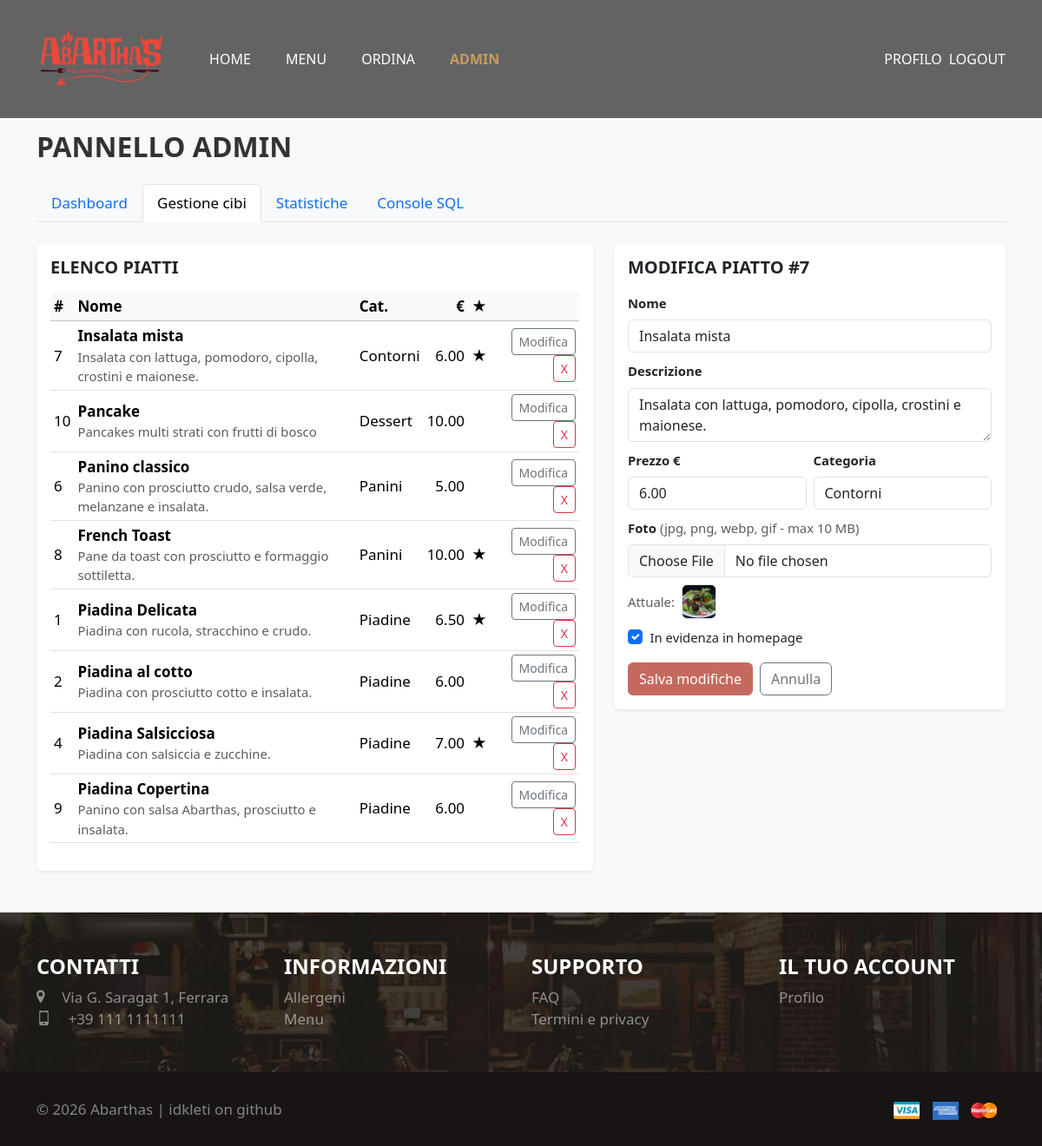
The app's page /admin.php?edit=7 (signed in) with its own data.
### tables this page shows
CREATE TABLE `cibo` (
  `codice` int(11) NOT NULL AUTO_INCREMENT,
  `nome` varchar(60) NOT NULL,
  `descr` varchar(255) NOT NULL,
  `prezzo` decimal(6,2) NOT NULL,
  `categoria` varchar(40) NOT NULL DEFAULT 'Vari',
  `in_evidenza` tinyint(1) NOT NULL DEFAULT 0,
  `immagine` varchar(255) DEFAULT NULL,
  PRIMARY KEY (`codice`)
);

### admin.php (the view, shortened to what this page needs)
<?php
require 'php/dbConnect.php';
$cibi = [];
if ($res = $database->query('SELECT codice, nome, descr, prezzo, categoria, in_evidenza, immagine FROM cibo ORDER BY categoria, codice')) {
    while ($r = $res->fetch_assoc()) $cibi[(int)$r['codice']] = $r;
}
$edit_id   = isset($_GET['edit'])   ? (int) $_GET['edit']   : 0;
$edit_cibo = $edit_id > 0 ? ($cibi[$edit_id] ?? null) : null;
$active_tab = $_GET['tab'] ?? 'dashboard';
if ($edit_cibo) $active_tab = 'cibi';
?>
<!DOCTYPE html>
<html lang="it">
<head>
    <link href="https://cdn.jsdelivr.net/npm/bootstrap@5.3.2/dist/css/bootstrap.min.css" rel="stylesheet">
    <link rel="stylesheet" href="mycss/style-clean.css">
    <link rel="stylesheet" href="fonts/icomoon/icomoon.css">
</head>
<body class="bg-light">
    <?php include 'php/header.php'; ?>
    <main class="container py-5">
        <h1 class="h2 fw-bold mb-4">Pannello admin</h1>
        <ul class="nav nav-tabs mb-4" id="adminTabs" role="tablist">
            <li class="nav-item" role="presentation">
                <button class="nav-link <?= $active_tab === 'dashboard' ? 'active' : '' ?>" data-bs-toggle="tab" data-bs-target="#dashboard" type="button">Dashboard</button>
            </li>
            <li class="nav-item" role="presentation">
                <button class="nav-link <?= $active_tab === 'cibi' ? 'active' : '' ?>" data-bs-toggle="tab" data-bs-target="#cibi" type="button">Gestione cibi</button>
            </li>
            <li class="nav-item" role="presentation">
                <button class="nav-link <?= $active_tab === 'stats' ? 'active' : '' ?>" data-bs-toggle="tab" data-bs-target="#stats" type="button">Statistiche</button>
            </li>
            <li class="nav-item" role="presentation">
                <button class="nav-link <?= $active_tab === 'console' ? 'active' : '' ?>" data-bs-toggle="tab" data-bs-target="#console" type="button">Console SQL</button>
            </li>
        </ul>
        <div class="tab-content">
            <div class="tab-pane fade <?= $active_tab === 'cibi' ? 'show active' : '' ?>" id="cibi">
                <div class="row g-4">
                    <div class="col-lg-7">
                        <div class="card shadow-sm border-0">
                            <div class="card-body">
                                <h2 class="h5 fw-bold mb-3">Elenco piatti</h2>
                                <div class="table-responsive">
                                    <table class="table table-sm align-middle">
                                        <thead class="table-light">
                                            <tr>
                                                <th>#</th><th>Nome</th><th>Cat.</th>
                                                <th class="text-end">€</th><th>★</th><th></th>
                                            </tr>
                                        </thead>
                                        <tbody>
                                            <?php foreach ($cibi as $c): ?>
                                                <tr>
                                                    <td><?= (int)$c['codice'] ?></td>
                                                    <td>
                                                        <strong><?= htmlspecialchars($c['nome']) ?></strong>
                                                        <div class="small text-muted">
                                                            <?= htmlspecialchars($c['descr']) ?>
                                                        </div>
                                                    </td>
                                                    <td><?= htmlspecialchars($c['categoria']) ?></td>
                                                    <td class="text-end"><?= number_format((float)$c['prezzo'], 2) ?></td>
                                                    <td><?= $c['in_evidenza'] ? '★' : '' ?></td>
                                                    <td class="text-end">
                                                        <a href="?edit=<?= (int)$c['codice'] ?>"
                                                        class="btn btn-sm btn-outline-secondary">Modifica</a>
                                                        <form method="post" class="d-inline"
                                                            onsubmit="return confirm('Eliminare il piatto?');">
                                                            <button type="submit" class="btn btn-sm btn-outline-danger">X</button>
                                                        </form>
                                                    </td>
                                                </tr>
                                            <?php endforeach; ?>
                                        </tbody>
                                    </table>
                                </div>
                            </div>
                        </div>
                    </div>
                    <div class="col-lg-5">
                        <div class="card shadow-sm border-0">
                            <div class="card-body">
                                <h2 class="h5 fw-bold mb-3">
                                    <?= $edit_cibo ? 'Modifica piatto #' . (int)$edit_cibo['codice'] : 'Nuovo piatto' ?>
                                </h2>
                                <form method="post" enctype="multipart/form-data">
                                    <div class="mb-2">
                                        <label class="form-label small fw-semibold">Nome</label>
                                        <input type="text" name="nome" class="form-control" maxlength="60" required
                                            value="<?= $edit_cibo ? htmlspecialchars($edit_cibo['nome']) : '' ?>">
                                    </div>
                                    <div class="mb-2">
                                        <label class="form-label small fw-semibold">Descrizione</label>
                                        <textarea name="descr" class="form-control" rows="2" maxlength="255" required><?php
                                            echo $edit_cibo ? htmlspecialchars($edit_cibo['descr']) : ''; ?></textarea>
                                    </div>
                                    <div class="row g-2">
                                        <div class="col-6 mb-2">
                                            <label class="form-label small fw-semibold">Prezzo &euro;</label>
                                            <input type="number" step="0.01" min="0.01" name="prezzo"
                                                class="form-control" required
                                                value="<?= $edit_cibo ? number_format((float)$edit_cibo['prezzo'], 2, '.', '') : '' ?>">
                                        </div>
                                        <div class="col-6 mb-2">
                                            <label class="form-label small fw-semibold">Categoria</label>
                                            <input type="text" name="categoria" class="form-control" maxlength="40"
                                                value="<?= $edit_cibo ? htmlspecialchars($edit_cibo['categoria']) : 'Vari' ?>">
                                        </div>
                                    </div>
                                    <div class="mb-2">
                                        <label class="form-label small fw-semibold">
                                            Foto <span class="text-muted fw-normal">(jpg, png, webp, gif - max 10&nbsp;MB)</span>
                                        </label>
                                        <input type="file" name="immagine" class="form-control"
                                            accept="image/jpeg,image/png,image/webp,image/gif">
                                        <?php if ($edit_cibo && !empty($edit_cibo['immagine'])): ?>
                                            <div class="small text-muted mt-2 d-flex align-items-center gap-2">
                                                Attuale:
                                                <img src="<?= CIBO_UPLOAD_PATH . htmlspecialchars($edit_cibo['immagine']) ?>"
                                                    alt="" style="height:40px;width:40px;object-fit:cover" class="rounded border">
                                            </div>
                                        <?php endif; ?>
                                    </div>
                                    <div class="form-check mb-3">
                                        <input class="form-check-input" type="checkbox" name="in_evidenza" id="evid"
                                            <?= $edit_cibo && $edit_cibo['in_evidenza'] ? 'checked' : '' ?>>
                                        <label class="form-check-label small" for="evid">In evidenza in homepage</label>
                                    </div>
                                    <div class="d-flex gap-2">
                                        <button type="submit" class="btn btn-order">
                                            <?= $edit_cibo ? 'Salva modifiche' : 'Aggiungi piatto' ?>
                                        </button>
                                        <?php if ($edit_cibo): ?>
                                            <a href="admin.php?tab=cibi" class="btn btn-outline-secondary">Annulla</a>
                                        <?php endif; ?>
                                    </div>
                                </form>
                            </div>
                        </div>
                    </div>
                </div>
            </div>
        </div>
    </main>
    <?php include 'php/footer.php'; ?>
</body>
</html>

### mycss/style-clean.css (style rules this page uses)
:root { --brand-red: #c5695f; --brand-gold: #c59d5f; --brand-dark: #171413; --brand-text: #333; }
html { width: 100%; height: 100%; scroll-behavior: smooth; }
body { margin: 0; min-height: 100vh; display: flex; flex-direction: column; font-size: 17px; line-height: 1.5; color: var(--brand-text); text-rendering: optimizeLegibility; -ms-overflow-style: none; scrollbar-width: none; }
img { max-width: 100%; height: auto; }
h1, h2, h3, h4, h6 { font-weight: 900; line-height: 1.2; text-transform: uppercase; color: var(--brand-text); }
a { color: var(--brand-red); text-decoration: none; transition: color 0.3s ease; }
.btn-order { background-color: var(--brand-red); border-color: var(--brand-red); color: #fff; }
body > main { flex: 1 0 auto; }
body > main.container { padding-top: 150px !important; }

### records on screen
cibo: codice "7", nome "Insalata mista", descr "Insalata con lattuga, pomodoro, cipolla, crostini e maionese.", categoria "Contorni", prezzo "6.00", immagine (picture), in_evidenza "☑"
cibo: codice "10", nome "Pancake", descr "Pancakes multi strati con frutti di bosco", categoria "Dessert", prezzo "10.00"
cibo: codice "6", nome "Panino classico", descr "Panino con prosciutto crudo, salsa verde, melanzane e insalata.", categoria "Panini", prezzo "5.00"
cibo: codice "8", nome "French Toast", descr "Pane da toast con prosciutto e formaggio sottiletta.", categoria "Panini", prezzo "10.00"
cibo: codice "1", nome "Piadina Delicata", descr "Piadina con rucola, stracchino e crudo.", categoria "Piadine", prezzo "6.50"
cibo: codice "2", nome "Piadina al cotto", descr "Piadina con prosciutto cotto e insalata.", categoria "Piadine", prezzo "6.00"
cibo: codice "4", nome "Piadina Salsicciosa", descr "Piadina con salsiccia e zucchine.", categoria "Piadine", prezzo "7.00"
cibo: codice "9", nome "Piadina Copertina", descr "Panino con salsa Abarthas, prosciutto e insalata.", categoria "Piadine", prezzo "6.00"
